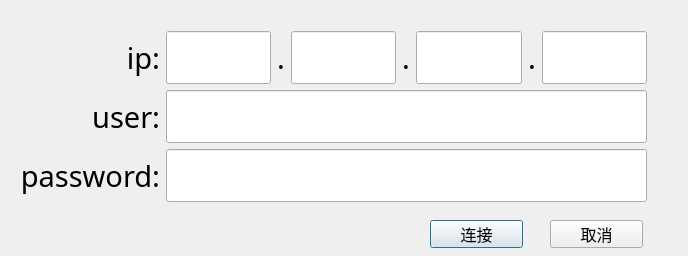
<?xml version="1.0" encoding="UTF-8"?>
<ui version="4.0">
 <class>LoginDatabase_w</class>
 <widget class="QDialog" name="LoginDatabase_w">
  <property name="geometry">
   <rect>
    <x>0</x>
    <y>0</y>
    <width>688</width>
    <height>256</height>
   </rect>
  </property>
  <property name="minimumSize">
   <size>
    <width>0</width>
    <height>0</height>
   </size>
  </property>
  <property name="baseSize">
   <size>
    <width>0</width>
    <height>0</height>
   </size>
  </property>
  <property name="windowTitle">
   <string>Dialog</string>
  </property>
  <widget class="QWidget" name="">
   <property name="geometry">
    <rect>
     <x>20</x>
     <y>20</y>
     <width>627</width>
     <height>193</height>
    </rect>
   </property>
   <layout class="QVBoxLayout" name="verticalLayout_3">
    <item>
     <layout class="QHBoxLayout" name="horizontalLayout_2">
      <item>
       <layout class="QVBoxLayout" name="verticalLayout_2">
        <item>
         <widget class="QLabel" name="ip_l_2">
          <property name="sizePolicy">
           <sizepolicy hsizetype="Preferred" vsizetype="Preferred">
            <horstretch>0</horstretch>
            <verstretch>0</verstretch>
           </sizepolicy>
          </property>
          <property name="font">
           <font>
            <family>Adobe 黑体 Std R</family>
            <pointsize>22</pointsize>
           </font>
          </property>
          <property name="text">
           <string>ip:</string>
          </property>
          <property name="alignment">
           <set>Qt::AlignRight|Qt::AlignTrailing|Qt::AlignVCenter</set>
          </property>
         </widget>
        </item>
        <item>
         <widget class="QLabel" name="user_l_2">
          <property name="font">
           <font>
            <family>Adobe 黑体 Std R</family>
            <pointsize>22</pointsize>
           </font>
          </property>
          <property name="layoutDirection">
           <enum>Qt::LeftToRight</enum>
          </property>
          <property name="text">
           <string>user:</string>
          </property>
          <property name="alignment">
           <set>Qt::AlignRight|Qt::AlignTrailing|Qt::AlignVCenter</set>
          </property>
         </widget>
        </item>
        <item>
         <widget class="QLabel" name="passwd_l_2">
          <property name="font">
           <font>
            <family>Adobe 黑体 Std R</family>
            <pointsize>22</pointsize>
           </font>
          </property>
          <property name="layoutDirection">
           <enum>Qt::LeftToRight</enum>
          </property>
          <property name="text">
           <string>password:</string>
          </property>
          <property name="alignment">
           <set>Qt::AlignRight|Qt::AlignTrailing|Qt::AlignVCenter</set>
          </property>
         </widget>
        </item>
       </layout>
      </item>
      <item>
       <layout class="QGridLayout" name="gridLayout_3">
        <item row="0" column="3">
         <widget class="QLabel" name="label_4">
          <property name="font">
           <font>
            <family>Adobe Arabic</family>
            <pointsize>22</pointsize>
           </font>
          </property>
          <property name="text">
           <string>.</string>
          </property>
         </widget>
        </item>
        <item row="0" column="1">
         <widget class="QLabel" name="label_5">
          <property name="font">
           <font>
            <family>Adobe Arabic</family>
            <pointsize>22</pointsize>
           </font>
          </property>
          <property name="text">
           <string>.</string>
          </property>
         </widget>
        </item>
        <item row="0" column="2">
         <widget class="QLineEdit" name="ip2_e">
          <property name="sizePolicy">
           <sizepolicy hsizetype="Preferred" vsizetype="Maximum">
            <horstretch>0</horstretch>
            <verstretch>0</verstretch>
           </sizepolicy>
          </property>
          <property name="minimumSize">
           <size>
            <width>0</width>
            <height>35</height>
           </size>
          </property>
          <property name="font">
           <font>
            <family>Adobe Arabic</family>
            <pointsize>24</pointsize>
           </font>
          </property>
         </widget>
        </item>
        <item row="0" column="4">
         <widget class="QLineEdit" name="ip3_e">
          <property name="sizePolicy">
           <sizepolicy hsizetype="Preferred" vsizetype="Maximum">
            <horstretch>0</horstretch>
            <verstretch>0</verstretch>
           </sizepolicy>
          </property>
          <property name="minimumSize">
           <size>
            <width>0</width>
            <height>35</height>
           </size>
          </property>
          <property name="font">
           <font>
            <family>Adobe Arabic</family>
            <pointsize>24</pointsize>
           </font>
          </property>
         </widget>
        </item>
        <item row="2" column="0" colspan="7">
         <widget class="QLineEdit" name="passwd_e">
          <property name="sizePolicy">
           <sizepolicy hsizetype="Preferred" vsizetype="Maximum">
            <horstretch>0</horstretch>
            <verstretch>0</verstretch>
           </sizepolicy>
          </property>
          <property name="minimumSize">
           <size>
            <width>0</width>
            <height>35</height>
           </size>
          </property>
          <property name="font">
           <font>
            <family>Adobe Arabic</family>
            <pointsize>24</pointsize>
           </font>
          </property>
         </widget>
        </item>
        <item row="0" column="0">
         <widget class="QLineEdit" name="ip1_e">
          <property name="sizePolicy">
           <sizepolicy hsizetype="Preferred" vsizetype="Maximum">
            <horstretch>0</horstretch>
            <verstretch>0</verstretch>
           </sizepolicy>
          </property>
          <property name="minimumSize">
           <size>
            <width>0</width>
            <height>35</height>
           </size>
          </property>
          <property name="font">
           <font>
            <family>Adobe Arabic</family>
            <pointsize>24</pointsize>
           </font>
          </property>
         </widget>
        </item>
        <item row="0" column="6">
         <widget class="QLineEdit" name="ip4_e">
          <property name="sizePolicy">
           <sizepolicy hsizetype="Preferred" vsizetype="Maximum">
            <horstretch>0</horstretch>
            <verstretch>0</verstretch>
           </sizepolicy>
          </property>
          <property name="minimumSize">
           <size>
            <width>0</width>
            <height>35</height>
           </size>
          </property>
          <property name="font">
           <font>
            <family>Adobe Arabic</family>
            <pointsize>24</pointsize>
           </font>
          </property>
         </widget>
        </item>
        <item row="0" column="5">
         <widget class="QLabel" name="label_6">
          <property name="font">
           <font>
            <family>Adobe Arabic</family>
            <pointsize>22</pointsize>
           </font>
          </property>
          <property name="text">
           <string>.</string>
          </property>
         </widget>
        </item>
        <item row="1" column="0" colspan="7">
         <widget class="QLineEdit" name="user_name_e">
          <property name="sizePolicy">
           <sizepolicy hsizetype="Preferred" vsizetype="Maximum">
            <horstretch>0</horstretch>
            <verstretch>0</verstretch>
           </sizepolicy>
          </property>
          <property name="minimumSize">
           <size>
            <width>0</width>
            <height>35</height>
           </size>
          </property>
          <property name="font">
           <font>
            <family>Adobe Arabic</family>
            <pointsize>24</pointsize>
           </font>
          </property>
         </widget>
        </item>
       </layout>
      </item>
     </layout>
    </item>
   </layout>
  </widget>
  <widget class="QPushButton" name="ok_b">
   <property name="geometry">
    <rect>
     <x>430</x>
     <y>220</y>
     <width>93</width>
     <height>28</height>
    </rect>
   </property>
   <property name="font">
    <font>
     <family>Adobe Arabic</family>
     <pointsize>12</pointsize>
    </font>
   </property>
   <property name="text">
    <string>连接</string>
   </property>
  </widget>
  <widget class="QPushButton" name="cancel_b">
   <property name="geometry">
    <rect>
     <x>550</x>
     <y>220</y>
     <width>93</width>
     <height>28</height>
    </rect>
   </property>
   <property name="font">
    <font>
     <family>Adobe Arabic</family>
     <pointsize>12</pointsize>
    </font>
   </property>
   <property name="text">
    <string>取消</string>
   </property>
  </widget>
 </widget>
 <resources/>
 <connections/>
</ui>
